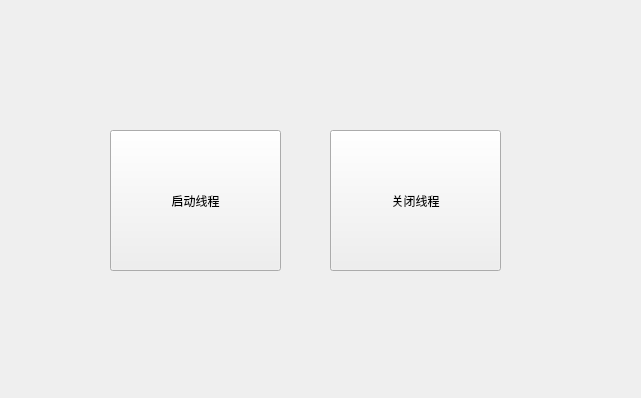
<?xml version="1.0" encoding="UTF-8"?>
<ui version="4.0">
 <class>Widget</class>
 <widget class="QWidget" name="Widget">
  <property name="geometry">
   <rect>
    <x>0</x>
    <y>0</y>
    <width>641</width>
    <height>398</height>
   </rect>
  </property>
  <property name="windowTitle">
   <string>Widget</string>
  </property>
  <widget class="QPushButton" name="startBtn">
   <property name="geometry">
    <rect>
     <x>110</x>
     <y>130</y>
     <width>171</width>
     <height>141</height>
    </rect>
   </property>
   <property name="text">
    <string>启动线程</string>
   </property>
  </widget>
  <widget class="QPushButton" name="stopBtn">
   <property name="geometry">
    <rect>
     <x>330</x>
     <y>130</y>
     <width>171</width>
     <height>141</height>
    </rect>
   </property>
   <property name="text">
    <string>关闭线程</string>
   </property>
  </widget>
 </widget>
 <resources/>
 <connections/>
</ui>
